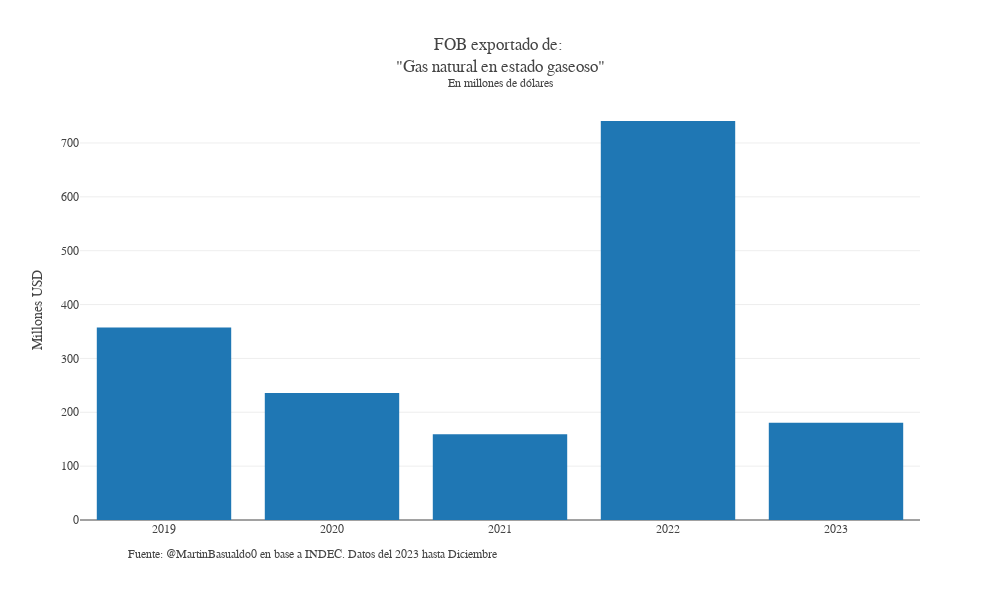

Source (notebook cell):
### Code cell
def acorta_descri(descri, largo = 45):
    if len(descri)>=largo:
        return descri[:largo]+'...'
    else:
        return descri
    

def ncm_fob_anual(anio_desde,df=df_anual, ncm='23040010'):
    ncm=str(ncm)
    anio_desde=str(anio_desde)
    df = df[df['año'] >= anio_desde].reset_index(drop = True)
    df=df[df.ncm==ncm].reset_index(drop=True)
    descri = acorta_descri(df.ncm_descri.iloc[0], largo = 60)
    df=df.groupby('año',as_index=False).sum()
    # titles = get_lista_paises(dfs)
             
    ncm_fob=go.Figure()
    # for i in range(len(dfs)):
    x=df['año']
    ncm_fob.add_trace(go.Bar(x=x, y=df["fob(u$s)"]/1000000, name="FOB Aceite de soja", textposition='inside',
    # text=dfs[i]["fob_licuado"]/1000, texttemplate = '%{text:.2f}'
    ))

    # ncm_fob.update_xaxes(showgrid=True, title_text="Mes", title_standoff=7)
    ncm_fob.update_yaxes(title_text="Millones USD", tickformat=',')
    ncm_fob.update_layout(uniformtext_minsize=10, uniformtext_mode='hide')

    ncm_fob.update_layout(barmode='relative',separators=",.", 
                                            #  margin ={'t': 0},
    height=600, width=1000, 
    xaxis = dict(tickmode = "linear"),
    template = 'none',
    title_text=f"FOB exportado de: <br>\"{descri}\"<br><sup>En millones de dólares</sup>",
    legend = dict(yanchor="top",y=1, xanchor="left", x=1, orientation="v"))
    note = f'Fuente: @MartinBasualdo0 en base a INDEC. Datos del {ultimo_anio_disponible} hasta {ultimo_mes_disponible}'
    ncm_fob.add_annotation(showarrow=False, text=note,font=dict(size=12), xref='paper', x=0.5, yref='paper', y=-0.1,
                                     xanchor='right', yanchor='auto', xshift=0, yshift=0,)
    return ncm_fob

ncm_fob_anual(anio_desde=2007, ncm="27112100")

### Figure 1 — Plotly figure (JSON) as saved in the notebook; plotly's stock layout.template omitted (floating-point values rounded to 4 significant figures)
{"data": [{"name": "FOB Aceite de soja", "textposition": "inside", "type": "bar", "x": ["2019", "2020", "2021", "2022", "2023"], "y": [357.2, 236.0, 159.0, 740.8, 180.5]}], "layout": {"annotations": [{"font": {"size": 12}, "showarrow": false, "text": "Fuente: @MartinBasualdo0 en base a INDEC. Datos del 2023 hasta Diciembre", "x": 0.5, "xanchor": "right", "xref": "paper", "xshift": 0, "y": -0.1, "yanchor": "auto", "yref": "paper", "yshift": 0}], "barmode": "relative", "font": {"family": "Georgia"}, "height": 600, "legend": {"orientation": "v", "x": 1, "xanchor": "left", "y": 1, "yanchor": "top"}, "separators": ",.", "title": {"text": "FOB exportado de: <br>\"Gas natural en estado gaseoso\"<br><sup>En millones de dólares</sup>"}, "uniformtext": {"minsize": 10, "mode": "hide"}, "width": 1000, "xaxis": {"tickmode": "linear"}, "yaxis": {"tickformat": ",", "title": {"text": "Millones USD"}}}}
